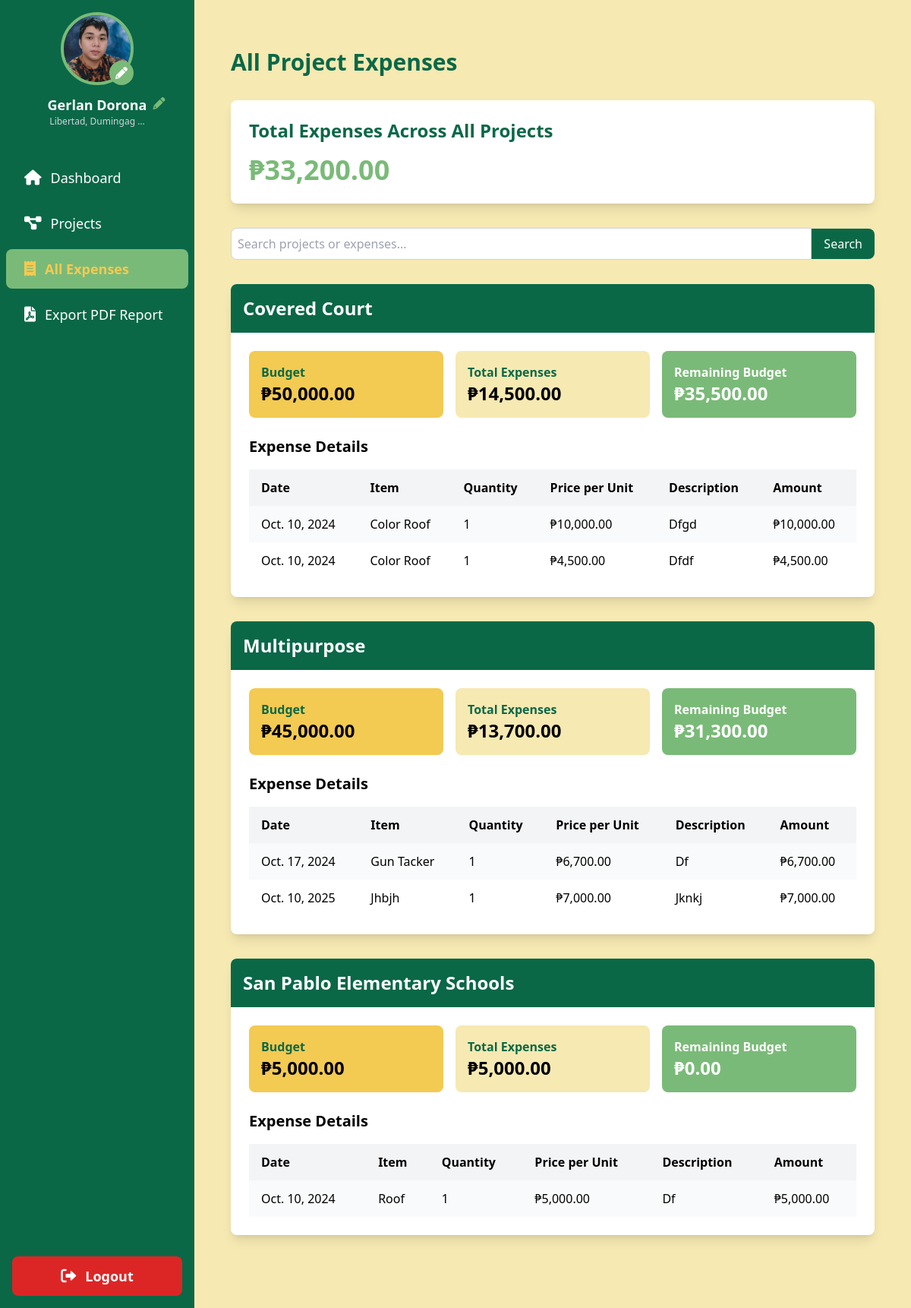
The page /expenses/ (signed in) on the database its author committed.
### sk_project/models.py (models this page shows, shortened)
class User(AbstractUser):
    is_chairman = models.BooleanField(default=False)
    profile_picture = models.ImageField(upload_to='profile_pics/', default='profile_pics/default_avatar.png', blank=True)
    address = models.TextField(blank=True, null=True)
    contact_number = models.CharField(max_length=15, blank=True, null=True)
    groups = models.ManyToManyField(
        Group,
        verbose_name=_('groups'),
        blank=True,
        help_text=_(
            'The groups this user belongs to. A user will get all permissions '
            'granted to each of their groups.'
        ),
        related_name='sk_user_set',
        related_query_name='sk_user',
    )
    user_permissions = models.ManyToManyField(
        Permission,
        verbose_name=_('user permissions'),
        blank=True,
        help_text=_('Specific permissions for this user.'),
        related_name='sk_user_set',
        related_query_name='sk_user',
    )

class Project(models.Model):
    name = models.CharField(max_length=255)
    description = models.TextField()
    allocated_budget = models.DecimalField(max_digits=10, decimal_places=2, default=0)
    budget = models.DecimalField(max_digits=10, decimal_places=2)
    main_budget = models.ForeignKey(MainBudget, related_name='projects', on_delete=models.SET_NULL, null=True)
    chairman = models.ForeignKey(User, related_name='projects', on_delete=models.CASCADE)
    start_date = models.DateField()
    end_date = models.DateField()
    created_at = models.DateTimeField(auto_now_add=True)
    updated_at = models.DateTimeField(auto_now=True)
    class Meta:
        ordering = ['start_date']
    @property
    def remaining_budget(self):
        total_expenses = self.expenses.aggregate(total=models.Sum('amount'))['total'] or 0
        return self.budget - total_expenses

class Expense(models.Model):
    project = models.ForeignKey(Project, related_name='expenses', on_delete=models.CASCADE)
    item_name = models.CharField(max_length=255)
    price_per_unit = models.DecimalField(max_digits=10, decimal_places=2, default=0.00)
    quantity = models.PositiveIntegerField(default=1)
    description = models.TextField()
    amount = models.DecimalField(max_digits=10, decimal_places=2)
    date_incurred = models.DateField()
    created_at = models.DateTimeField(auto_now_add=True)
    updated_at = models.DateTimeField(auto_now=True)
    class Meta:
        ordering = ['date_incurred']

### sk_project/views.py (the view)
# urls.py: path('expenses/', views.all_expenses, name='all_expenses'),
@login_required
def all_expenses(request):
    total_expenses = Project.objects.filter(chairman=request.user).aggregate(total=models.Sum('expenses__amount'))['total'] or 0
    projects = Project.objects.filter(chairman=request.user).annotate(
    total_expenses=models.Sum('expenses__amount')
    )
    search_query = request.GET.get('search', '')
    if search_query:
        projects = projects.filter(
            Q(name__icontains=search_query) |
            Q(expenses__item_name__icontains=search_query) |
            Q(expenses__description__icontains=search_query)
        ).distinct()
    context = {
        'projects': projects,
        'total_expenses': total_expenses,
        'search_query': search_query,
    }
    return render(request, 'all_expenses.html', context)

### templates/all_expenses.html
{% extends 'base.html' %}
{% load humanize %}
{% block content %}
    <div class="container mx-auto px-4 py-8">
        <h1 class="text-3xl font-bold text-tertiary mb-8">All Project Expenses</h1>
        <div class="bg-white rounded-lg shadow-lg p-6 mb-8">
            <h2 class="text-2xl font-semibold text-tertiary mb-4">Total Expenses Across All Projects</h2>
            <p class="text-4xl font-bold text-quaternary">₱{{ total_expenses|floatformat:2|intcomma }}</p>
        </div>
        <form method="get" class="mb-8">
            <div class="flex items-center">
                <input type="text" name="search" placeholder="Search projects or expenses..." value="{{ search_query }}" class="flex-grow p-2 border border-gray-300 rounded-l-lg focus:outline-none focus:ring-2 focus:ring-tertiary">
                <button type="submit" class="bg-tertiary text-white px-4 py-2 rounded-r-lg hover:bg-tertiary-dark focus:outline-none focus:ring-2 focus:ring-tertiary">
                    Search
                </button>
            </div>
        </form>
        {% for project in projects %}
            <div class="bg-white rounded-lg shadow-lg overflow-hidden mb-8 transition-all duration-300 hover:shadow-xl">
                <div class="bg-tertiary text-white p-4">
                    <h2 class="text-2xl font-semibold">{{ project.name }}</h2>
                </div>
                <div class="p-6">
                    <div class="grid grid-cols-1 md:grid-cols-3 gap-4 mb-6">
                        <div class="bg-primary rounded-lg p-4 transition-all duration-300 hover:shadow-md">
                            <p class="font-semibold text-tertiary">Budget</p>
                            <p class="text-2xl font-bold">₱{{ project.budget|floatformat:2|intcomma }}</p>
                        </div>
                        <div class="bg-secondary rounded-lg p-4 transition-all duration-300 hover:shadow-md">
                            <p class="font-semibold text-tertiary">Total Expenses</p>
                            <p class="text-2xl font-bold">₱{{ project.total_expenses|floatformat:2|intcomma }}</p>
                        </div>
                        <div class="bg-quaternary rounded-lg p-4 transition-all duration-300 hover:shadow-md">
                            <p class="font-semibold text-white">Remaining Budget</p>
                            <p class="text-2xl font-bold text-white">₱{{ project.remaining_budget|floatformat:2|intcomma }}</p>
                        </div>
                    </div>
                    <h3 class="text-xl font-semibold mb-4">Expense Details</h3>
                    <div class="overflow-x-auto">
                        <table class="min-w-full bg-white">
                            <thead class="bg-gray-100">
                                <tr>
                                    <th class="py-3 px-4 text-left">Date</th>
                                    <th class="py-3 px-4 text-left">Item</th>
                                    <th class="py-3 px-4 text-left">Quantity</th>
                                    <th class="py-3 px-4 text-left">Price per Unit</th>
                                    <th class="py-3 px-4 text-left">Description</th>
                                    <th class="py-3 px-4 text-left">Amount</th>
                                </tr>
                            </thead>
                            <tbody>
                                {% for expense in project.expenses.all %}
                                    <tr class="{% cycle 'bg-gray-50' 'bg-white' %} hover:bg-gray-100 transition-colors duration-200">
                                        <td class="py-3 px-4">{{ expense.date_incurred }}</td>
                                        <td class="py-3 px-4">{{ expense.item_name }}</td>
                                        <td class="py-3 px-4">{{ expense.quantity }}</td>
                                        <td class="py-3 px-4">₱{{ expense.price_per_unit|floatformat:2|intcomma }}</td>
                                        <td class="py-3 px-4">{{ expense.description }}</td>
                                        <td class="py-3 px-4">₱{{ expense.amount|floatformat:2|intcomma }}</td>
                                    </tr>
                                {% empty %}
                                    <tr>
                                        <td colspan="6" class="py-3 px-4 text-center text-gray-500">No expenses recorded for this project.</td>
                                    </tr>
                                {% endfor %}
                            </tbody>
                        </table>
                    </div>
                </div>
            </div>
        {% empty %}
            <p class="text-center text-gray-500 text-lg">No projects found. Start by creating your first project!</p>
        {% endfor %}
    </div>
{% endblock %}

### templates/base.html (shortened to what this page needs)
<!DOCTYPE html>
<html lang="en">
    {% load static %}
    <head>
        <script src="https://cdn.tailwindcss.com"></script>
        <link href="https://cdnjs.cloudflare.com/ajax/libs/font-awesome/6.0.0-beta3/css/all.min.css" rel="stylesheet">
    </head>
    <body class="bg-secondary">
        <div class="flex h-screen">
            <aside class="w-64 bg-tertiary text-white flex flex-col">
                <div class="p-4 flex flex-col items-center">
                    <a href="{% url 'edit_profile' %}" class="mb-3 relative">
                        {% if user.profile_picture %}
                            <img src="{{ user.profile_picture.url }}" alt="Profile Picture" class="w-24 h-24 rounded-full border-4 border-quaternary hover:border-primary transition-colors duration-200">
                        {% else %}
                            <img src="{% static 'img/drr.png' %}" alt="Default Profile Picture" class="w-24 h-24 rounded-full border-4 border-quaternary hover:border-primary transition-colors duration-200">
                        {% endif %}
                        <i class="fas fa-pencil-alt absolute bottom-0 right-0 bg-quaternary text-white p-2 rounded-full"></i>
                    </a>
                    <div class="text-center relative">
                        <h2 class="text-lg font-semibold">{{ user.get_full_name|title }}</h2>
                        <p class="text-xs text-gray-300">{{ user.address|truncatechars:20|capfirst }}</p>
                        <a href="{% url 'edit_profile' %}" class="absolute -right-6 top-0">
                            <i class="fas fa-pencil-alt text-quaternary hover:text-primary transition-colors duration-200"></i>
                        </a>
                    </div>
                </div>
                <nav class="mt-6 flex-grow">
                    {% if user.is_superuser %}
                        <a href="{% url 'admin_dashboard' %}" class="block py-3 px-6 hover:bg-quaternary transition-colors duration-200 {% if request.resolver_match.url_name == 'admin_dashboard' %}bg-quaternary text-primary font-bold{% endif %} rounded-lg mb-2 mx-2 flex items-center">
                            <i class="fas fa-user-shield mr-3 text-xl"></i> <span class="text-lg">Admin Dashboard</span>
                        </a>
                        {% else%}
                    <a href="{% url 'dashboard' %}" class="block py-3 px-6 hover:bg-quaternary transition-colors duration-200  rounded-lg mb-2 mx-2 flex items-center">
                        <i class="fas fa-home mr-3 text-xl"></i> <span class="text-lg">Dashboard</span>
                    </a>
                    <a href="{% url 'all_projects' %}" class="block py-3 px-6 hover:bg-quaternary transition-colors duration-200  rounded-lg mb-2 mx-2 flex items-center">
                        <i class="fas fa-project-diagram mr-3 text-xl"></i> <span class="text-lg">Projects</span>
                    </a>
                    <a href="{% url 'all_expenses' %}" class="block py-3 px-6 hover:bg-quaternary transition-colors duration-200 {% if request.resolver_match.url_name == 'all_expenses' %}bg-quaternary text-primary font-bold{% endif %} rounded-lg mb-2 mx-2 flex items-center">
                        <i class="fas fa-receipt mr-3 text-xl"></i> <span class="text-lg">All Expenses</span>
                    </a>
                    <a href="{% url 'export_pdf_report' %}" class="block py-3 px-6 hover:bg-quaternary transition-colors duration-200  rounded-lg mb-2 mx-2 flex items-center">
                        <i class="fas fa-file-pdf mr-3 text-xl"></i> <span class="text-lg">Export PDF Report</span>
                    </a>
                    {% endif %}
                </nav>
                <div class="p-4 mt-auto">
                    <a href="{% url 'logout' %}" class="block py-3 px-6 bg-red-600 text-white rounded-lg hover:bg-red-700 transition-colors duration-200 text-center flex items-center justify-center">
                        <i class="fas fa-sign-out-alt mr-3 text-xl"></i> <span class="text-lg font-semibold">Logout</span>
                    </a>
                </div>
            </aside>
            <main class="flex-1 p-8 overflow-y-auto">
                {% block content %}
                {% endblock %}
            </main>
        </div>
    </body>
</html>

### rows shown on the page
User: profile_picture (picture), get_full_name "Gerlan Dorona", address "Libertad, Dumingag …"
Project: name "Covered Court", budget "50,000.00", total_expenses "14,500.00", remaining_budget "35,500.00"
Expense: date_incurred "Oct. 10, 2024", item_name "Color Roof", quantity "1", price_per_unit "10,000.00", description "Dfgd", amount "10,000.00"
Expense: date_incurred "Oct. 10, 2024", item_name "Color Roof", quantity "1", price_per_unit "4,500.00", description "Dfdf", amount "4,500.00"
Project: name "Multipurpose", budget "45,000.00", total_expenses "13,700.00", remaining_budget "31,300.00"
Expense: date_incurred "Oct. 17, 2024", item_name "Gun Tacker", quantity "1", price_per_unit "6,700.00", description "Df", amount "6,700.00"
Expense: date_incurred "Oct. 10, 2025", item_name "Jhbjh", quantity "1", price_per_unit "7,000.00", description "Jknkj", amount "7,000.00"
Project: name "San Pablo Elementary Schools", budget "5,000.00", total_expenses "5,000.00", remaining_budget "0.00"
Expense: date_incurred "Oct. 10, 2024", item_name "Roof", quantity "1", price_per_unit "5,000.00", description "Df", amount "5,000.00"

### other values the page prints
{{ total_expenses|floatformat:2|intcomma }} "33,200.00"
